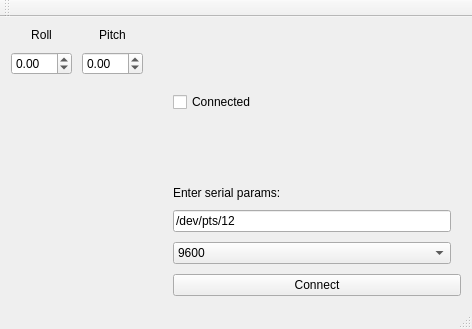
<?xml version="1.0" encoding="UTF-8"?>
<ui version="4.0">
 <class>MainWindow</class>
 <widget class="QMainWindow" name="MainWindow">
  <property name="geometry">
   <rect>
    <x>0</x>
    <y>0</y>
    <width>472</width>
    <height>329</height>
   </rect>
  </property>
  <property name="windowTitle">
   <string>MainWindow</string>
  </property>
  <widget class="QWidget" name="centralWidget">
   <layout class="QGridLayout" name="gridLayout_2">
    <item row="1" column="0">
     <layout class="QGridLayout" name="gridLayout">
      <property name="spacing">
       <number>10</number>
      </property>
      <item row="0" column="4" rowspan="9" colspan="2">
       <widget class="QCheckBox" name="connectionChckB">
        <property name="text">
         <string>Connected</string>
        </property>
       </widget>
      </item>
      <item row="2" column="1" rowspan="11">
       <widget class="QwtKnob" name="pitchSetAngleKnb">
        <property name="lowerBound">
         <double>-90.000000000000000</double>
        </property>
        <property name="upperBound">
         <double>90.000000000000000</double>
        </property>
        <property name="scaleMaxMajor">
         <number>5</number>
        </property>
        <property name="totalSteps">
         <UInt>1000</UInt>
        </property>
        <property name="knobStyle">
         <enum>QwtKnob::Raised</enum>
        </property>
        <property name="totalAngle">
         <double>180.000000000000000</double>
        </property>
       </widget>
      </item>
      <item row="9" column="4" colspan="2">
       <widget class="QLabel" name="serialLbl">
        <property name="text">
         <string>Enter serial params:</string>
        </property>
       </widget>
      </item>
      <item row="12" column="4" colspan="2">
       <widget class="QPushButton" name="connectionBtn">
        <property name="text">
         <string>Connect</string>
        </property>
       </widget>
      </item>
      <item row="0" column="0">
       <widget class="QLabel" name="rollLbl">
        <property name="text">
         <string>Roll</string>
        </property>
        <property name="alignment">
         <set>Qt::AlignCenter</set>
        </property>
       </widget>
      </item>
      <item row="0" column="1">
       <widget class="QLabel" name="pitchLbl">
        <property name="text">
         <string>Pitch</string>
        </property>
        <property name="alignment">
         <set>Qt::AlignCenter</set>
        </property>
       </widget>
      </item>
      <item row="11" column="4">
       <widget class="QComboBox" name="serialSpeedBox">
        <item>
         <property name="text">
          <string>9600</string>
         </property>
        </item>
        <item>
         <property name="text">
          <string>57600</string>
         </property>
        </item>
        <item>
         <property name="text">
          <string>115200</string>
         </property>
        </item>
       </widget>
      </item>
      <item row="2" column="0" rowspan="11">
       <widget class="QwtKnob" name="rollSetAngleKnb">
        <property name="lowerBound">
         <double>-90.000000000000000</double>
        </property>
        <property name="upperBound">
         <double>90.000000000000000</double>
        </property>
        <property name="totalSteps">
         <UInt>1000</UInt>
        </property>
        <property name="totalAngle">
         <double>180.000000000000000</double>
        </property>
        <property name="borderWidth">
         <number>2</number>
        </property>
       </widget>
      </item>
      <item row="1" column="1">
       <widget class="QDoubleSpinBox" name="pitchSetAngleDgtl">
        <property name="minimum">
         <double>-90.000000000000000</double>
        </property>
        <property name="maximum">
         <double>90.000000000000000</double>
        </property>
       </widget>
      </item>
      <item row="0" column="2" rowspan="13" colspan="2">
       <spacer name="verticalSpacer">
        <property name="orientation">
         <enum>Qt::Vertical</enum>
        </property>
        <property name="sizeHint" stdset="0">
         <size>
          <width>10</width>
          <height>40</height>
         </size>
        </property>
       </spacer>
      </item>
      <item row="1" column="0">
       <widget class="QDoubleSpinBox" name="rollSetAngleDgtl">
        <property name="minimum">
         <double>-90.000000000000000</double>
        </property>
        <property name="maximum">
         <double>90.000000000000000</double>
        </property>
       </widget>
      </item>
      <item row="10" column="4">
       <widget class="QLineEdit" name="serialNameFld">
        <property name="text">
         <string>/dev/pts/12</string>
        </property>
        <property name="maxLength">
         <number>64</number>
        </property>
        <property name="frame">
         <bool>true</bool>
        </property>
       </widget>
      </item>
     </layout>
    </item>
   </layout>
  </widget>
  <widget class="QMenuBar" name="menuBar">
   <property name="geometry">
    <rect>
     <x>0</x>
     <y>0</y>
     <width>472</width>
     <height>25</height>
    </rect>
   </property>
  </widget>
  <widget class="QToolBar" name="mainToolBar">
   <attribute name="toolBarArea">
    <enum>TopToolBarArea</enum>
   </attribute>
   <attribute name="toolBarBreak">
    <bool>false</bool>
   </attribute>
  </widget>
  <widget class="QStatusBar" name="statusBar"/>
 </widget>
 <layoutdefault spacing="6" margin="11"/>
 <customwidgets>
  <customwidget>
   <class>QwtKnob</class>
   <extends>QWidget</extends>
   <header>qwt_knob.h</header>
  </customwidget>
 </customwidgets>
 <resources/>
 <connections>
  <connection>
   <sender>pitchSetAngleDgtl</sender>
   <signal>valueChanged(double)</signal>
   <receiver>pitchSetAngleKnb</receiver>
   <slot>setValue(double)</slot>
   <hints>
    <hint type="sourcelabel">
     <x>284</x>
     <y>175</y>
    </hint>
    <hint type="destinationlabel">
     <x>284</x>
     <y>278</y>
    </hint>
   </hints>
  </connection>
  <connection>
   <sender>pitchSetAngleKnb</sender>
   <signal>valueChanged(double)</signal>
   <receiver>pitchSetAngleDgtl</receiver>
   <slot>setValue(double)</slot>
   <hints>
    <hint type="sourcelabel">
     <x>284</x>
     <y>278</y>
    </hint>
    <hint type="destinationlabel">
     <x>284</x>
     <y>175</y>
    </hint>
   </hints>
  </connection>
  <connection>
   <sender>rollSetAngleDgtl</sender>
   <signal>valueChanged(double)</signal>
   <receiver>rollSetAngleKnb</receiver>
   <slot>setValue(double)</slot>
   <hints>
    <hint type="sourcelabel">
     <x>112</x>
     <y>175</y>
    </hint>
    <hint type="destinationlabel">
     <x>112</x>
     <y>278</y>
    </hint>
   </hints>
  </connection>
  <connection>
   <sender>rollSetAngleKnb</sender>
   <signal>valueChanged(double)</signal>
   <receiver>rollSetAngleDgtl</receiver>
   <slot>setValue(double)</slot>
   <hints>
    <hint type="sourcelabel">
     <x>112</x>
     <y>278</y>
    </hint>
    <hint type="destinationlabel">
     <x>112</x>
     <y>175</y>
    </hint>
   </hints>
  </connection>
 </connections>
</ui>
